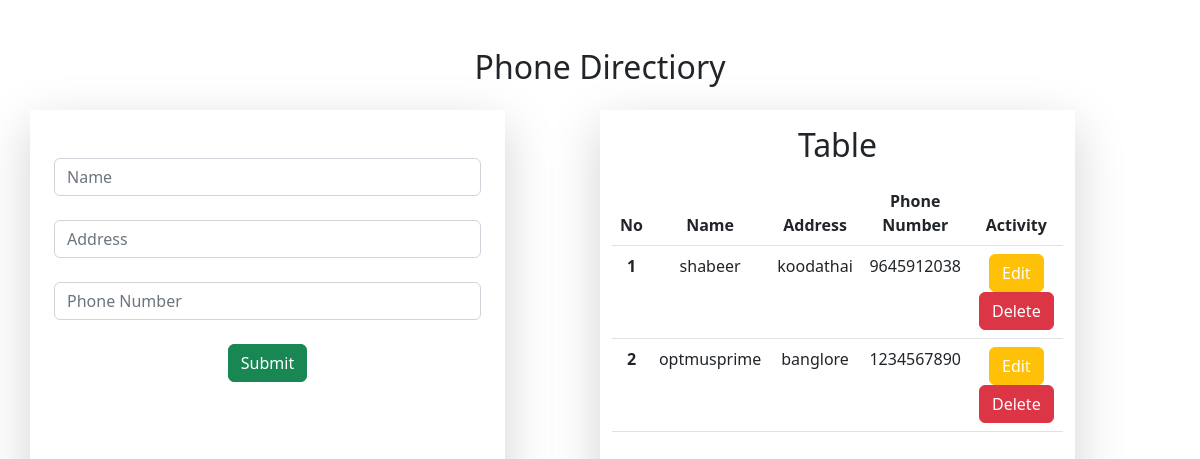
Before: / with the older database file.
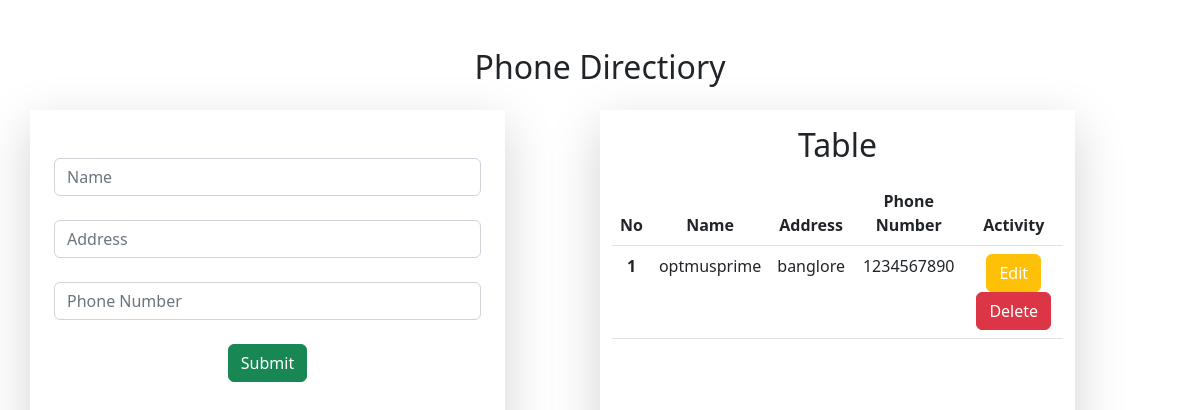
After: the same page with the newer database file.
### myapp/models.py (models this page shows, shortened)
class contact(models.Model):
    name=models.CharField(max_length=50)
    address=models.CharField(max_length=50)
    phone=models.IntegerField(unique=True,null=True)

### myapp/views.py (the view)
# urls.py: path('',views.index,name='index'),
def index(request):
    contact_data=contact.objects.all()
    return render(request,'index.html',{'data':contact_data})

### myapp/templates/index.html (shortened to what this page needs)
<!DOCTYPE html>
<html lang="en">
<head>
    <link rel="stylesheet" href="../static/css/style.css">
    <link href="https://cdn.jsdelivr.net/npm/bootstrap@5.2.3/dist/css/bootstrap.min.css" rel="stylesheet"
>
</head>
<body>
    <div class="container">
        <h2 class="mt-5 mb-3 text-dark pb-2 text-center">Phone Directiory</h2>
        <div class="row mt-3">
            <div class=" col-md-5 mb-3 shadow-lg" style="height: 90vh;">
                <div class="container text-center mt-5">
                    <form method="post" action="{% url 'add' %}">
                        <input name="name" type="text" placeholder="Name" class="form-control"><br>
                        <input name="address" type="text " placeholder="Address" class="form-control"><br>
                        <input name="phone" type="text" placeholder="Phone Number" class="form-control"><br>
                        <input name="button" type="submit" value="Submit" class="btn  btn-success"><br>
                    </form>
                </div>
            </div>
            <div class="col-lg-1"></div>
            <div class="text-center col-md-5 shadow-lg ml-3" style="height: 90vh;">
                <h2 class="m-3">Table</h2>
                <table class="table">
                    <thead class="thead-dark">
                        <tr>
                            <th scope="col">No</th>
                            <th scope="col">Name</th>
                            <th scope="col">Address</th>
                            <th scope="col">Phone Number</th>
                            <th scope="col">Activity</th>
                        </tr>
                    </thead>
                    <tbody>
                        {% for i in data %}
                        <tr>
                            <th scope="row">{{forloop.counter}}</th>
                            <td>{{i.name}}</td>
                            <td>{{i.address}}</td>
                            <td>{{i.phone}}</td>
                            <td><button class="btn btn-warning"><a style="text-decoration: none; color :white;"
                                        href="{% url 'edit' i.id %}"> Edit</a></button>
                                <button class="btn btn-danger"><a style="text-decoration: none; color :white;"
                                        href="{% url 'delete' i.id %}"> Delete</a></button>
                            </td>
                        </tr>
                        {% endfor %}
                    </tbody>
                </table>
            </div>
        </div>
    </div>
</body>
</html>

### myapp/static/css/style.css (style rules this page uses)
* { margin: 0; padding: 0; box-sizing: border-box; }

Changed rows visible on the page:
removed contact: name "shabeer", address "koodathai", phone "9645912038"
